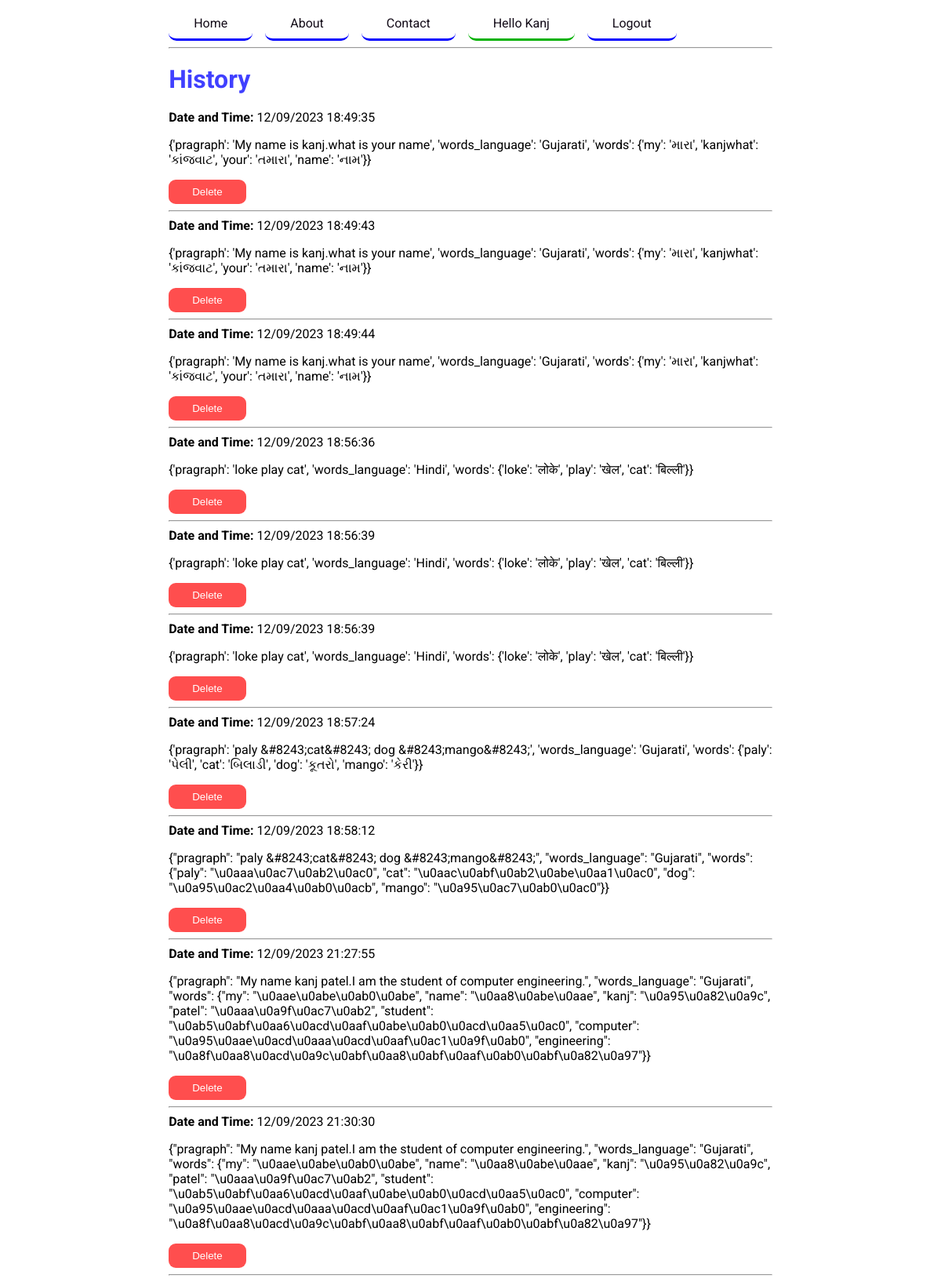
/history/history (signed in), run on the app's committed database.
### Translate/models.py (models this page shows)
class UserData(models.Model):
    user_id = models.CharField(max_length=10)
    user_data = models.TextField()
    dateandtime = models.CharField(max_length=30)

### HistoryDisp/views.py (the view)
# urls.py: path('history', views.history, name="history"),
def history(request):
    if request.user.is_authenticated:
        try:
            ud = UserData.objects.filter(user_id = request.user.id)
            return render(request, "history/history.html", {"ud": ud, "active_history":"active"})
        except:
            return HttpResponse('<h1 style="color:red;">Somthing Error</h1>')
    else:
        return HttpResponse('<h1 style="color:red;">Somthing Error</h1>')

### templates/history/history.html (shortened to what this page needs)
{% load static %}
<!DOCTYPE html>
<html lang="en">
<head>
    <link rel="stylesheet" href="{% static 'home.css'%}">
    <link rel="stylesheet" href="{% static 'cssforHistory.css'%}">
</head>
<body onload="disp()">
    <div class="cont">
        <ul class="navbar">
            <li class=""><a href="/">Home</a></li>
            <li class=""><a href="/about">About</a></li>
            <li class=""><a href="/contact">Contact</a></li>
            <li class="" style="border-color: rgb(0, 177, 0);"><a href="/account/myprofile">Hello
                    {{user.first_name}}</a></li>
            <li class=""><a href="/account/login">Logout</a></li>
        </ul>
        <hr>
        <div>
            <h1 class="heading2">History</h1>
            {% if ud %}
            {% for d in ud %}
            <b>Date and Time: </b>{{d.dateandtime}}
            <br>
            <p>
                {{d.user_data}}
            </p>
            <form action="/history/delete_histry" method="post" onclick="return confirm('Sure to delete?')">
                <button type="submit" class="deleteBut">Delete</button>
            </form>
            <hr>
            {% endfor %}
            {% else %}
            <hr>
            <h2 class="red">Empty!</h2>
            {% endif %}
        </div>
    </div>
</body>
</html>

### static/home.css (style rules this page uses)
body { font-family: 'Roboto', sans-serif; }
.heading2 { color: black; font-weight: bolder; display: block; margin: 0px; padding: 0px; color: rgb(64, 64, 255); margin: 20px 0em; }
.navbar { padding: 0px; margin: 0px; }
.navbar li { list-style: none; padding: 10px; padding: 10px 2em; border-bottom: 3px solid blue; border-radius: 10px; display: inline-block; margin-top: 2px; box-sizing: border-box; margin-right: 12px; }
.navbar li a { text-decoration: none; color: rgb(18, 10, 23); }
.cont { width: 75%; margin: auto; }
@media screen and (min-width: 768px) { .cont { width: 65%; } }

### static/cssforHistory.css (style rules this page uses)
.deleteBut { background-color: rgba(255, 0, 0, 0.696); padding: 8px 30px; border: 0px; color: white; border-radius: 9px; }

### data on the page
UserData: dateandtime "12/09/2023 18:49:35", user_data "{'pragraph': 'My name is kanj.what is your name', 'words_language': 'Gujarati', 'words': {'my': 'મારા', 'kanjwhat': 'કાંજવાટ', 'your': 'તમારા', 'name': 'નામ'}}"
UserData: dateandtime "12/09/2023 18:49:43", user_data "{'pragraph': 'My name is kanj.what is your name', 'words_language': 'Gujarati', 'words': {'my': 'મારા', 'kanjwhat': 'કાંજવાટ', 'your': 'તમારા', 'name': 'નામ'}}"
UserData: dateandtime "12/09/2023 18:49:44", user_data "{'pragraph': 'My name is kanj.what is your name', 'words_language': 'Gujarati', 'words': {'my': 'મારા', 'kanjwhat': 'કાંજવાટ', 'your': 'તમારા', 'name': 'નામ'}}"
UserData: dateandtime "12/09/2023 18:56:36", user_data "{'pragraph': 'loke play cat', 'words_language': 'Hindi', 'words': {'loke': 'लोके', 'play': 'खेल', 'cat': 'बिल्ली'}}"
UserData: dateandtime "12/09/2023 18:56:39", user_data "{'pragraph': 'loke play cat', 'words_language': 'Hindi', 'words': {'loke': 'लोके', 'play': 'खेल', 'cat': 'बिल्ली'}}"
UserData: dateandtime "12/09/2023 18:56:39", user_data "{'pragraph': 'loke play cat', 'words_language': 'Hindi', 'words': {'loke': 'लोके', 'play': 'खेल', 'cat': 'बिल्ली'}}"
UserData: dateandtime "12/09/2023 18:57:24", user_data "{'pragraph': 'paly &#8243;cat&#8243; dog &#8243;mango&#8243;', 'words_language': 'Gujarati', 'words': {'paly': 'પેલી', 'cat': 'બિલાડી', 'dog': 'કૂતરો', 'mango': 'કેરી'}}"
UserData: dateandtime "12/09/2023 18:58:12", user_data "{\"pragraph\": \"paly &#8243;cat&#8243; dog &#8243;mango&#8243;\", \"words_language\": \"Gujarati\", \"words\": {\"paly\": \"\\u0aaa\\u0ac7\\u0ab2\\u0ac0\", \"cat\": \"\\u0aac\\u0abf\\u0ab2\\u0abe\\u0aa1\\u0ac0\", \"dog\": \"\\u0a95\\u0ac2\\u0aa4\\u0ab0\\u0acb\", \"mango\": \"\\u0a95\\u0ac7\\u0ab0\\u0ac0\"}}"
UserData: dateandtime "12/09/2023 21:27:55", user_data "{\"pragraph\": \"My name kanj patel.I am the student of computer engineering.\", \"words_language\": \"Gujarati\", \"words\": {\"my\": \"\\u0aae\\u0abe\\u0ab0\\u0abe\", \"name\": \"\\u0aa8\\u0abe\\u0aae\", \"kanj\": \"\\u0a95\\u0a82\\u0a9c\", \"patel\": \"\\u0aaa\\u0a9f\\u0ac7\\u0ab2\", \"student\": \"\\u0ab5\\u0abf\\u0aa6\\u0acd\\u0aaf\\u0abe\\u0ab0\\u0acd\\u0aa5\\u0ac0\", \"computer\": \"\\u0a95\\u0aae\\u0acd\\u0aaa\\u0acd\\u0aaf\\u0ac1\\u0a9f\\u0ab0\", \"engineering\": \"\\u0a8f\\u0aa8\\u0acd\\u0a9c\\u0abf\\u0aa8\\u0abf\\u0aaf\\u0ab0\\u0abf\\u0a82\\u0a97\"}}"
UserData: dateandtime "12/09/2023 21:30:30", user_data "{\"pragraph\": \"My name kanj patel.I am the student of computer engineering.\", \"words_language\": \"Gujarati\", \"words\": {\"my\": \"\\u0aae\\u0abe\\u0ab0\\u0abe\", \"name\": \"\\u0aa8\\u0abe\\u0aae\", \"kanj\": \"\\u0a95\\u0a82\\u0a9c\", \"patel\": \"\\u0aaa\\u0a9f\\u0ac7\\u0ab2\", \"student\": \"\\u0ab5\\u0abf\\u0aa6\\u0acd\\u0aaf\\u0abe\\u0ab0\\u0acd\\u0aa5\\u0ac0\", \"computer\": \"\\u0a95\\u0aae\\u0acd\\u0aaa\\u0acd\\u0aaf\\u0ac1\\u0a9f\\u0ab0\", \"engineering\": \"\\u0a8f\\u0aa8\\u0acd\\u0a9c\\u0abf\\u0aa8\\u0abf\\u0aaf\\u0ab0\\u0abf\\u0a82\\u0a97\"}}"

### other printed values
{{ user.first_name }} "Kanj"
